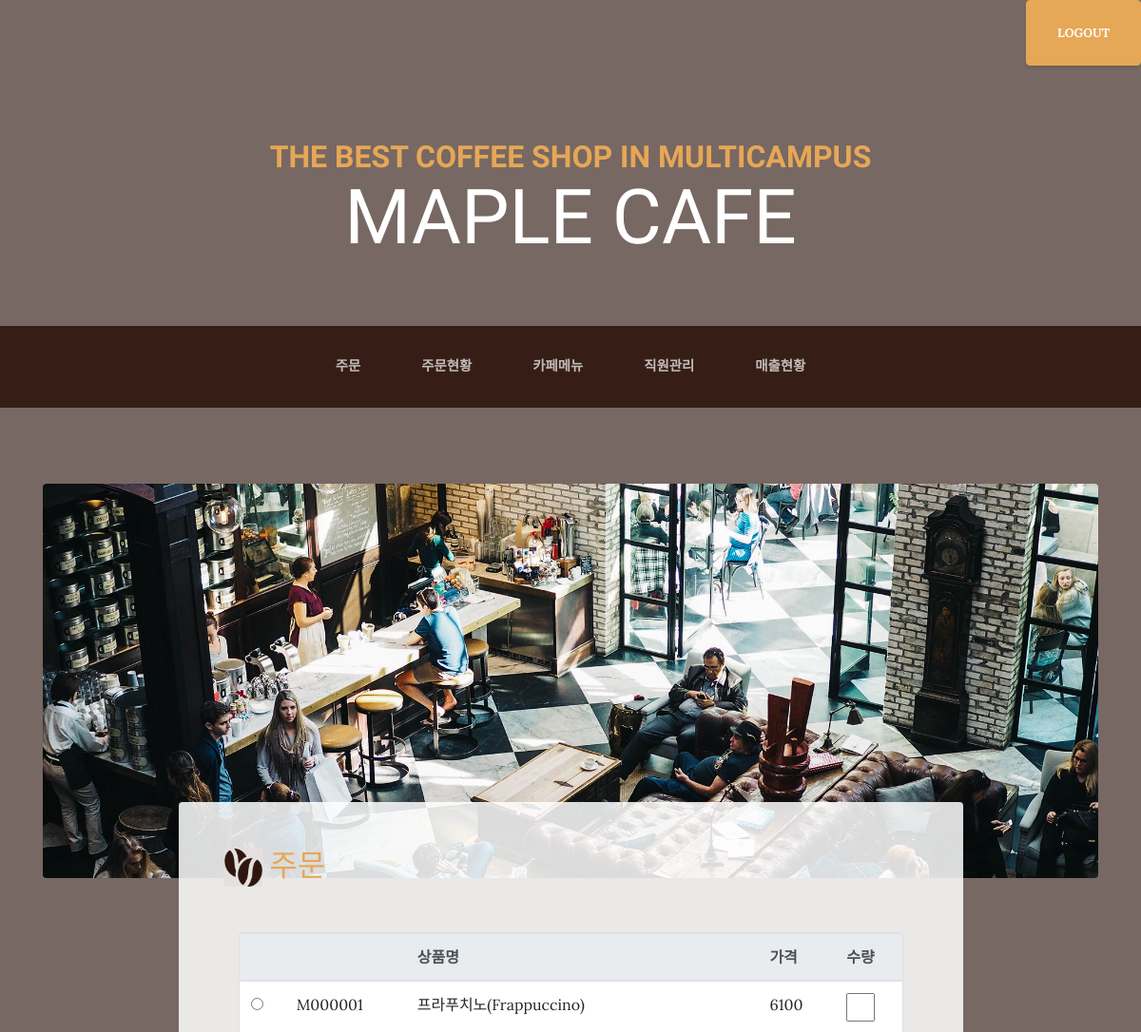
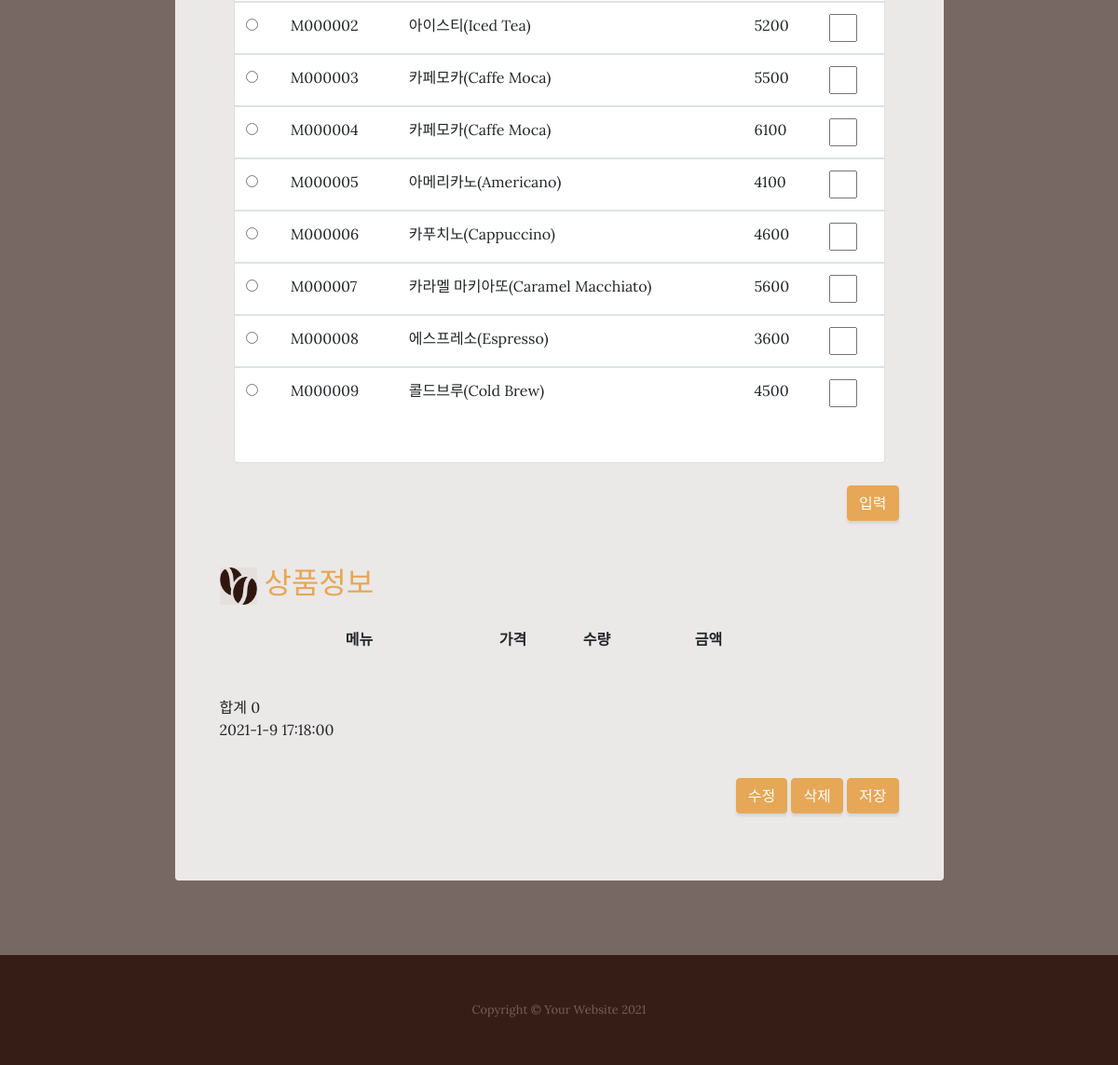
/maple/order/, run on the app's committed database (2 pictures, top to bottom).
### mapleApp/models.py (models this page shows, shortened)
class Menu(models.Model):
    menuid = models.CharField(max_length=20, primary_key=True) #메뉴 아이디
    menuname = models.CharField(max_length=100)                #메뉴명
    price = models.IntegerField()                              #가격
    class Meta:
        db_table = 'm_menu'

### mapleApp/views.py (the view)
# urls.py: path('order/', views.order, name='order'),
def order(request):
    menus = Menu.objects.all()
    context = {'menus': menus}
    print('-------------------------------------')
    return render(request, 'order.html', context)

### mapleApp/templates/order.html (shortened to what this page needs)
<!DOCTYPE html>
{% load static%}
<html lang="en">
<head>
  <link href="{% static 'vendor/bootstrap/css/bootstrap.min.css'%}" rel="stylesheet">
  <link href="{% static 'css/business-casual.min.css'  %}" rel="stylesheet">
</head>
<body>
    <div class="intro-button mx-auto" align="right">
      <a class="btn btn-primary btn-xl" href="{% url 'logout' %}" >LOGOUT</a>
  </div>
  <h1 class="site-heading text-center text-white d-none d-lg-block">
    <span class="site-heading-upper text-primary mb-3">The Best Coffee Shop in MultiCampus</span>
    <span class="site-heading-lower">MAPLE CAFE</span>
  </h1>
  <nav class="navbar navbar-expand-lg navbar-dark py-lg-4" id="mainNav">
    <div class="container">
      <div class="collapse navbar-collapse" id="navbarResponsive">
        <ul class="navbar-nav mx-auto">
          <li class="nav-item px-lg-4">
            <a class="nav-link text-uppercase text-expanded" href="../order">주문</a>
          </li>
          <li class="nav-item px-lg-4">
            <a class="nav-link text-uppercase text-expanded" href="../order_list">주문현황</a>
          </li>
          <li class="nav-item px-lg-4">
            <a class="nav-link text-uppercase text-expanded" href="../menu">카페메뉴</a>
          </li>
          <li class="nav-item px-lg-4">
            <a class="nav-link text-uppercase text-expanded" href="../staff">직원관리</a>
          </li>
          <li class="nav-item px-lg-4">
            <a class="nav-link text-uppercase text-expanded" href="../salesStatus">매출현황</a>
          </li>
        </ul>
      </div>
    </div>
  </nav>
  <section class="page-section about-heading">
    <div class="container">
      <img class="img-fluid rounded about-heading-img mb-3 mb-lg-0" src="{% static 'img/about.jpg' %}" alt="">
      <div class="about-heading-content">
        <div class="row">
          <div class="col-xl-9 col-lg-10 mx-auto">
            <div class="bg-faded rounded p-5">
              <h2 class="section-heading mb-4">
                <img  src="{% static 'img/cafe_icon3.png'%}" width="40" height="40">
                <span class="text-uppercase text-primary"> 주문 </span>
              </h2>
              <br>
{%if menus %}
              <div class="container d-flex justify-content-center mt-50 mb-50">
                <div class="card w-100">
                  <div class="table-responsive">
                    <div style="width:100%; height:600px; overflow:auto ">
                    <table class="table table-hover ">
                      <thead class="thead-light">
                        <tr>
                          <th> </th>
                          <th scope="col"></th>
                          <th scope="col">상품명</th>
                          <th scope="col">가격</th>
                          <th scope="col">수량</th>
                        </tr>
                      </thead>
{%  for menu in  menus   %}
                      <tbody>
                        <tr>
                          <td> <input  type="radio" name="radioValue" value="{{menu.menuid}}"> </td>
                          <td id="mId_{{menu.menuid}}" >{{menu.menuid}}</td>
                          <td id="mName_{{menu.menuid}}" >{{menu.menuname}}</td>
                          <td id="mPrice_{{menu.menuid}}">{{menu.price}}</td>
                          <td class="pValue" id="pValue_{{menu.menuid}}">
                              <input class="pValueInput" id="pValueInput_{{menu.menuid}}" type="text"  placeholder="" />
                          </td>
                        </tr>
{%    endfor    %}
                      </tbody>
                    </table>
                    </div>
                  </div>
                </div>
              </div>
 {% else %}
       <p>  데이터가 존재하지 않습니다. </p>
 {% endif %}
              <br>
              <div class="intro-button" align="right">
                <button type="submit" class="btn btn-primary" id="inputBtn2">입력</button>
              </div>
              <br>
              <h2 class="section-heading mb-4">
                <img  src="{% static 'img/cafe_icon3.png'%}" width="40" height="40">
                <span class="text-uppercase text-primary" > 상품정보 </span>
              </h2>
              <section class="content">
                <div class="row">
                  <div class="col-md-12">
                    <div class="box box-primary">
                      <form id="regForm"  method="post">
                        <div class="box-body">
                          <div class="form-group">
                            <table class="list-table">
                                <colgroup>
                                    <col width="5%">
                                    <col width="40%">
                                    <col width="15%">
                                    <col width="15%">
                                    <col width="25%">
                                </colgroup>
                                <thead>
                                    <tr>
                                        <th></th>
                                        <th>메뉴</th>
                                        <th>가격</th>
                                        <th>수량</th>
                                        <th>금액</th>
                                    </tr>
                                </thead>
                            </table>
                            <br>
                            <br>
                            <div class="amount">
                                <span>합계</span>
                                <span id="amount">0</span>
                            </div>
                            <div onload="time()">
                              <span id="now"></span>
                            </div>
                          </div>
                        </div>
                      </form>
                    </div>
                  </div>
                </div>
              </section>
              <br>
              <div class="intro-button" align="right">
                <button type="submit" class="btn btn-primary" id="modiBtn2">수정</button>
                <button type="submit" class="btn btn-primary" id="delBtn2">삭제</button>
                <button type="submit" class="btn btn-primary" id="saveBtn3">저장</button>
              </div>
              <br>
            </div>
          </div>
        </div>
      </div>
    </div>
  </section>
  <footer class="footer text-faded text-center py-5">
    <div class="container">
      <p class="m-0 small">Copyright &copy; Your Website 2021</p>
    </div>
  </footer>
</body>
</html>

### mapleApp/templates/order.html (style rules this page uses)
.pValueInput { width : 30px; }
.list-table { width : 600px; text-align : center ; }

### data on the page
Menu: menuid "M000001", menuname "프라푸치노(Frappuccino)", price "6100"
Menu: menuid "M000002", menuname "아이스티(Iced Tea)", price "5200"
Menu: menuid "M000003", menuname "카페모카(Caffe Moca)", price "5500"
Menu: menuid "M000004", menuname "카페모카(Caffe Moca)", price "6100"
Menu: menuid "M000005", menuname "아메리카노(Americano)", price "4100"
Menu: menuid "M000006", menuname "카푸치노(Cappuccino)", price "4600"
Menu: menuid "M000007", menuname "카라멜 마키아또(Caramel Macchiato)", price "5600"
Menu: menuid "M000008", menuname "에스프레소(Espresso)", price "3600"
Menu: menuid "M000009", menuname "콜드브루(Cold Brew)", price "4500"
